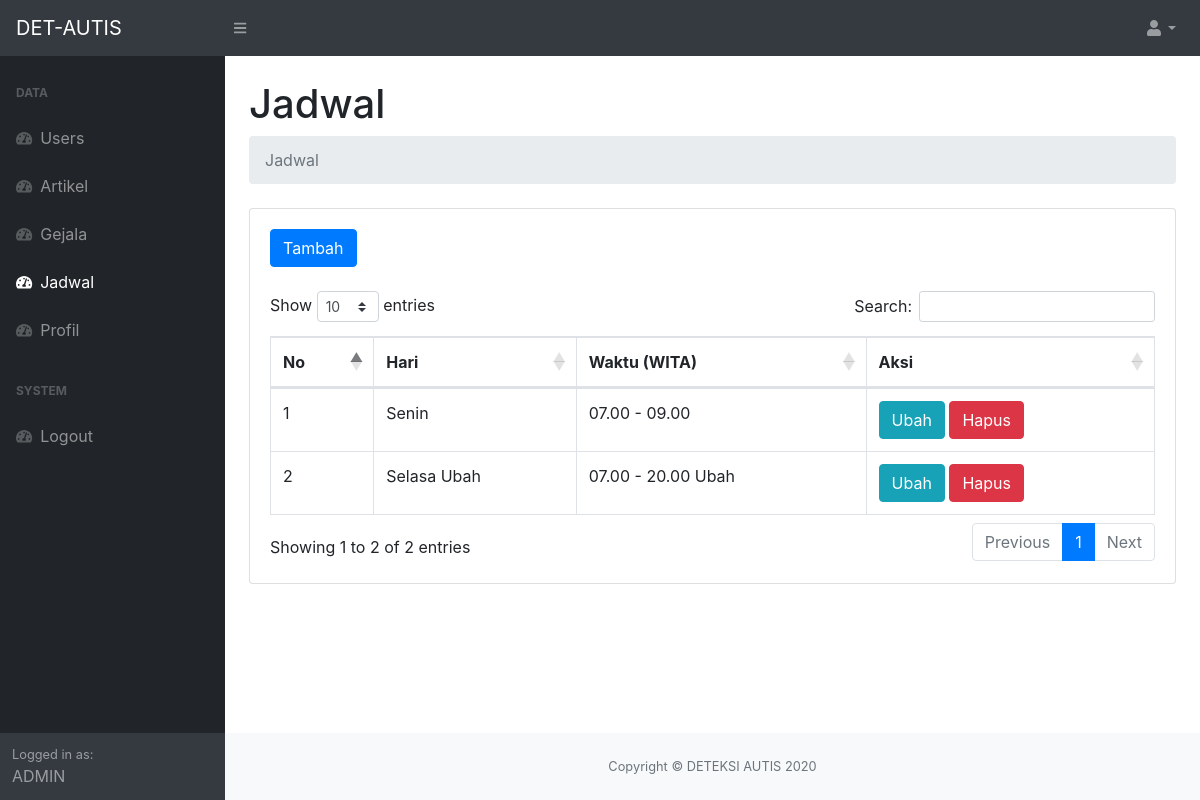
Before: /admin/index.php?page=jadwal (signed in) with the older database file.
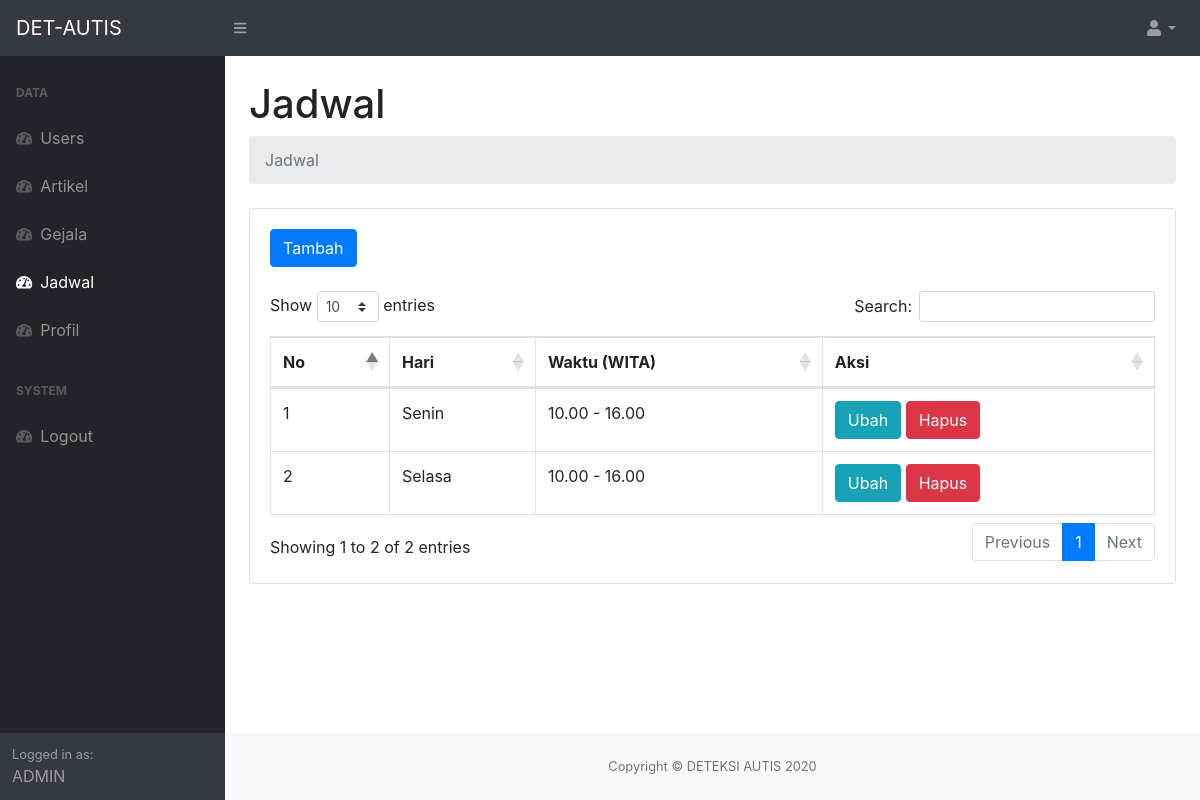
After: the same page with the newer database file.
### tables this page shows
CREATE TABLE `jadwal` (
  `id` int(11) NOT NULL,
  `hari` varchar(128) NOT NULL,
  `waktu` varchar(128) NOT NULL
);

### admin/Jadwal/index.php (the view, shortened to what this page needs)
<div class="container-fluid">
    <h1 class="mt-4">Jadwal</h1>
    <ol class="breadcrumb mb-4">
        <li class="breadcrumb-item active">Jadwal</li>
    </ol>
    <div class="card mb-4">
        <div class="card-body">
            <a href="?page=jadwal-tambah" class="btn btn-primary mb-4">Tambah</a>
            <div class="table-responsive">
                <table class="table table-bordered" id="dataTable" width="100%" cellspacing="0">
                    <thead>
                        <tr>
                            <th>No</th>
                            <th>Hari</th>
                            <th>Waktu (WITA)</th>
                            <th>Aksi</th>
                        </tr>
                    </thead>
                    <tbody>
                        <?php $getJadwal = $koneksi->query("SELECT * FROM jadwal") ?>
                        <?php $no = 1;
                        while ($dataJadwal = $getJadwal->fetch_assoc()) : ?>
                            <tr>
                                <td><?= $no ?></td>
                                <td><?= $dataJadwal['hari'] ?></td>
                                <td><?= $dataJadwal['waktu'] ?></td>
                                <td>
                                    <a href="index.php?page=jadwal-ubah&id=<?= $dataJadwal['id'] ?>" class="btn btn-info">Ubah</a>
                                    <a href="index.php?page=jadwal-hapus&id=<?= $dataJadwal['id'] ?>" class="btn btn-danger" onclick="return confirm('Hapus Data?')">Hapus</a>
                                </td>
                            </tr>
                        <?php $no++;
                        endwhile ?>
                    </tbody>
                </table>
            </div>
        </div>
    </div>
</div>

Changed rows visible on the page:
changed jadwal "Senin": waktu "07.00 - 09.00" → "10.00 - 16.00"
changed jadwal: hari "Selasa Ubah" → "Selasa"; waktu "07.00 - 20.00 Ubah" → "10.00 - 16.00"
